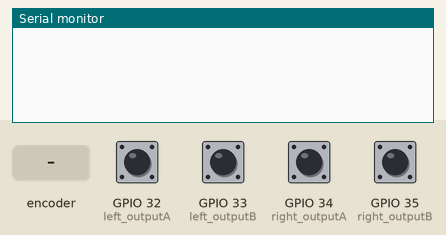
This sketch was run on a simulated ESP32. On the bench: the last lines printed to the serial monitor. The inputs (shaded band) are chosen by the test bench; at power-on: GPIO 32 (left_outputA), GPIO 34 (right_outputA) HIGH, GPIO 33 (left_outputB), GPIO 35 (right_outputB) LOW.

Above: at 1.2 s.
1.3 s: rotary encoder on GPIO 32 (left_outputA) / GPIO 33 (left_outputB) turned 1 step (first pin leading)
At 1.9 s:
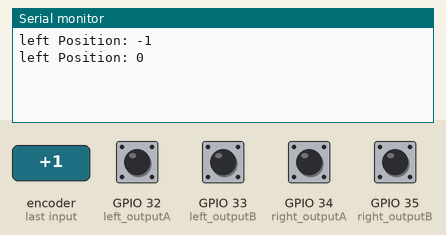
3.0 s: GPIO 34 (right_outputA) pulled LOW for 0.15 s
At 4.3 s:
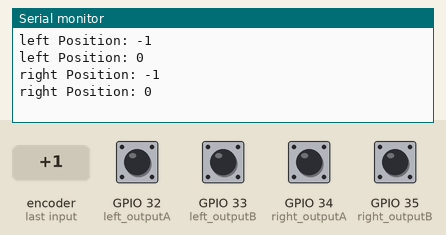
4.6 s: rotary encoder on GPIO 32 (left_outputA) / GPIO 33 (left_outputB) turned 1 step (first pin leading)
At 5.7 s:
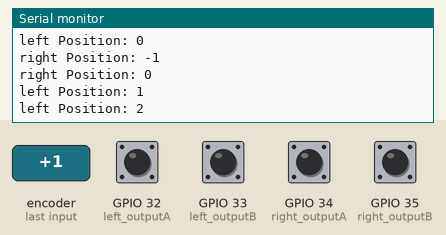
Timing chart, 0 to 7.6 s (numbered marks = the images above; inputs shaded):
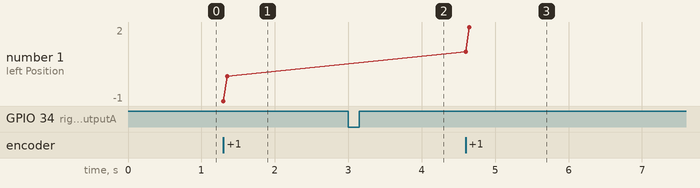

The sketch:

simple_encoder_test.ino
```cpp
// 左右のencoder値の符号が逆

#define left_outputA   32
#define left_outputB   33
#define right_outputA  34
#define right_outputB  35

// left encoder
int left_counter = 0;
int left_counter_A;
int left_preoutput_A;

// right encoder
int right_counter = 0;
int right_counter_A;
int right_preoutput_A;

void setup() {
    pinMode (left_outputA,INPUT);
    pinMode (left_outputB,INPUT);
    pinMode (right_outputA,INPUT);
    pinMode (right_outputB,INPUT);

    Serial.begin (9600);
    // Reads the initial state of the left_outputA
    left_preoutput_A  = digitalRead(left_outputA);
    right_preoutput_A = digitalRead(right_outputA);
}

void loop() {
    update_left();
    update_right();
}

void update_left()
{
    left_counter_A = digitalRead(left_outputA); // Reads the "current" state of the back_left_outputA
    // If the previous and the current state of the back_left_outputA are different, that means a Pulse has occured
    if (left_counter_A != left_preoutput_A){
        // If the back_left_outputB state is different to the back_left_outputA state, that means the encoder is rotating clockwise
        if (digitalRead(left_outputB) != left_counter_A) {
        left_counter ++;
        } else {
        left_counter --;
        }
        Serial.print("left Position: ");
        Serial.println(left_counter);
    }
    left_preoutput_A = left_counter_A; // Updates the previous state of the back_left_outputA with the current state
}

void update_right()
{
    right_counter_A = digitalRead(right_outputA); // Reads the "current" state of the back_left_outputA
    // If the previous and the current state of the back_left_outputA are different, that means a Pulse has occured
    if (right_counter_A != right_preoutput_A){
        // If the back_left_outputB state is different to the back_left_outputA state, that means the encoder is rotating clockwise
        if (digitalRead(right_outputB) != right_counter_A) {
        right_counter ++;
        } else {
        right_counter --;
        }
        Serial.print("right Position: ");
        Serial.println(right_counter);
    }
    right_preoutput_A = right_counter_A; // Updates the previous state of the back_left_outputA with the current state
}
```

Measured:
- after the input at 1.3 s, the serial monitor: prints a new line at once (image 1)
- after the input at 3.0 s, the serial monitor: prints a new line at once (image 2)
- after the input at 4.6 s, the serial monitor: prints a new line at once (image 3)
- plotted number 1: 0 → 2 after the input at 4.6 s
